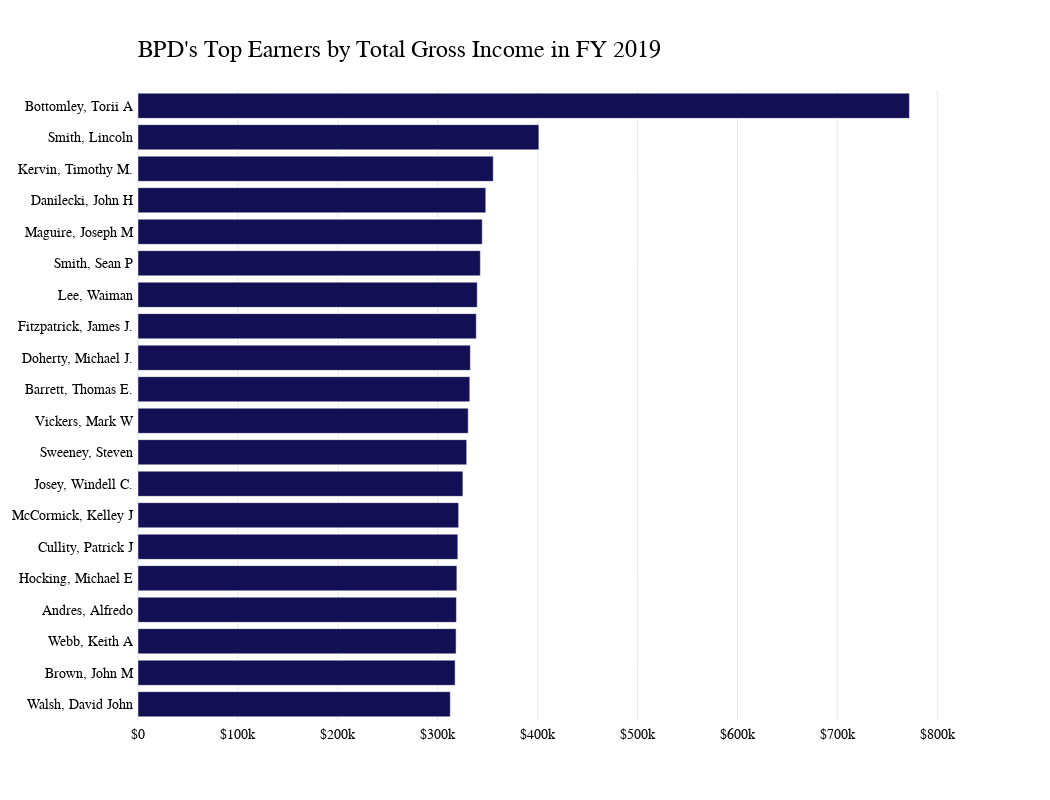

The notebook cell this image was saved under:
### Code cell
# do the above thing but useing plotly

# show all the names on left side remove the name on right side

fig = px.bar(top19_20, x='TOTAL EARNINGS', y='NAME', color='NAME', orientation='h', title='<b>2019 Top Earners<b>', color_discrete_sequence=['#130F54'])
fig.update_layout(showlegend=False)
fig.update_layout(xaxis_title='', yaxis_title='')
fig.update_layout(font_family="GT America Bold")
# change the frount of thing other than title to GT-America-Standard-regular

fig.update_layout(font=dict(family="GT America", size=12, color="#000000"))

# increase the hight of the plot
fig.update_layout(height=600)

# make the background color to be transparent 
fig.update_xaxes(showgrid=True, gridwidth=0.5, gridcolor='LightGray')

# Aesthetic customizations
fig.update_layout(
    plot_bgcolor='rgba(0,0,0,0)',
    font_family="GT America",
    font_color="black",
    font_size=14,
    xaxis_title=None,
    yaxis_title=None,
    xaxis_tickprefix = '$',
    margin=dict(
        l=100,
        r=100,
        b=80,
        t=90,
        pad=4
    ),
    height=800,
    width=1050
)

# Customize title!
fig.update_layout(
    title=go.layout.Title(
        text="BPD's Top Earners by Total Gross Income in FY 2019",
        xref="paper",
        x=0,
        y=.95,
        font_family="GT America Bold",
        font_size=24
    )
)
fig.show()

### Figure 1 — Plotly figure (JSON) as saved in the notebook; plotly's stock layout.template omitted (floating-point values rounded to 4 significant figures)
{"data": [{"alignmentgroup": "True", "hovertemplate": "NAME=%{y}<br>TOTAL EARNINGS=%{x}<extra></extra>", "legendgroup": "Bottomley, Torii A", "marker": {"color": "#130F54", "pattern": {"shape": ""}}, "name": "Bottomley, Torii A", "offsetgroup": "Bottomley, Torii A", "orientation": "h", "showlegend": true, "textposition": "auto", "type": "bar", "x": [772000.0], "xaxis": "x", "y": ["Bottomley, Torii A"], "yaxis": "y"}, {"alignmentgroup": "True", "hovertemplate": "NAME=%{y}<br>TOTAL EARNINGS=%{x}<extra></extra>", "legendgroup": "Smith, Lincoln", "marker": {"color": "#130F54", "pattern": {"shape": ""}}, "name": "Smith, Lincoln", "offsetgroup": "Smith, Lincoln", "orientation": "h", "showlegend": true, "textposition": "auto", "type": "bar", "x": [401200.0], "xaxis": "x", "y": ["Smith, Lincoln"], "yaxis": "y"}, {"alignmentgroup": "True", "hovertemplate": "NAME=%{y}<br>TOTAL EARNINGS=%{x}<extra></extra>", "legendgroup": "Kervin, Timothy M.", "marker": {"color": "#130F54", "pattern": {"shape": ""}}, "name": "Kervin, Timothy M.", "offsetgroup": "Kervin, Timothy M.", "orientation": "h", "showlegend": true, "textposition": "auto", "type": "bar", "x": [355500.0], "xaxis": "x", "y": ["Kervin, Timothy M."], "yaxis": "y"}, {"alignmentgroup": "True", "hovertemplate": "NAME=%{y}<br>TOTAL EARNINGS=%{x}<extra></extra>", "legendgroup": "Danilecki, John H", "marker": {"color": "#130F54", "pattern": {"shape": ""}}, "name": "Danilecki, John H", "offsetgroup": "Danilecki, John H", "orientation": "h", "showlegend": true, "textposition": "auto", "type": "bar", "x": [348100.0], "xaxis": "x", "y": ["Danilecki, John H"], "yaxis": "y"}, {"alignmentgroup": "True", "hovertemplate": "NAME=%{y}<br>TOTAL EARNINGS=%{x}<extra></extra>", "legendgroup": "Maguire, Joseph M", "marker": {"color": "#130F54", "pattern": {"shape": ""}}, "name": "Maguire, Joseph M", "offsetgroup": "Maguire, Joseph M", "orientation": "h", "showlegend": true, "textposition": "auto", "type": "bar", "x": [344500.0], "xaxis": "x", "y": ["Maguire, Joseph M"], "yaxis": "y"}, {"alignmentgroup": "True", "hovertemplate": "NAME=%{y}<br>TOTAL EARNINGS=%{x}<extra></extra>", "legendgroup": "Smith, Sean P", "marker": {"color": "#130F54", "pattern": {"shape": ""}}, "name": "Smith, Sean P", "offsetgroup": "Smith, Sean P", "orientation": "h", "showlegend": true, "textposition": "auto", "type": "bar", "x": [342600.0], "xaxis": "x", "y": ["Smith, Sean P"], "yaxis": "y"}, {"alignmentgroup": "True", "hovertemplate": "NAME=%{y}<br>TOTAL EARNINGS=%{x}<extra></extra>", "legendgroup": "Lee, Waiman", "marker": {"color": "#130F54", "pattern": {"shape": ""}}, "name": "Lee, Waiman", "offsetgroup": "Lee, Waiman", "orientation": "h", "showlegend": true, "textposition": "auto", "type": "bar", "x": [339500.0], "xaxis": "x", "y": ["Lee, Waiman"], "yaxis": "y"}, {"alignmentgroup": "True", "hovertemplate": "NAME=%{y}<br>TOTAL EARNINGS=%{x}<extra></extra>", "legendgroup": "Fitzpatrick, James J.", "marker": {"color": "#130F54", "pattern": {"shape": ""}}, "name": "Fitzpatrick, James J.", "offsetgroup": "Fitzpatrick, James J.", "orientation": "h", "showlegend": true, "textposition": "auto", "type": "bar", "x": [338600.0], "xaxis": "x", "y": ["Fitzpatrick, James J."], "yaxis": "y"}, {"alignmentgroup": "True", "hovertemplate": "NAME=%{y}<br>TOTAL EARNINGS=%{x}<extra></extra>", "legendgroup": "Doherty, Michael J.", "marker": {"color": "#130F54", "pattern": {"shape": ""}}, "name": "Doherty, Michael J.", "offsetgroup": "Doherty, Michael J.", "orientation": "h", "showlegend": true, "textposition": "auto", "type": "bar", "x": [332600.0], "xaxis": "x", "y": ["Doherty, Michael J."], "yaxis": "y"}, {"alignmentgroup": "True", "hovertemplate": "NAME=%{y}<br>TOTAL EARNINGS=%{x}<extra></extra>", "legendgroup": "Barrett, Thomas E.", "marker": {"color": "#130F54", "pattern": {"shape": ""}}, "name": "Barrett, Thomas E.", "offsetgroup": "Barrett, Thomas E.", "orientation": "h", "showlegend": true, "textposition": "auto", "type": "bar", "x": [332100.0], "xaxis": "x", "y": ["Barrett, Thomas E."], "yaxis": "y"}, {"alignmentgroup": "True", "hovertemplate": "NAME=%{y}<br>TOTAL EARNINGS=%{x}<extra></extra>", "legendgroup": "Vickers, Mark W", "marker": {"color": "#130F54", "pattern": {"shape": ""}}, "name": "Vickers, Mark W", "offsetgroup": "Vickers, Mark W", "orientation": "h", "showlegend": true, "textposition": "auto", "type": "bar", "x": [330500.0], "xaxis": "x", "y": ["Vickers, Mark W"], "yaxis": "y"}, {"alignmentgroup": "True", "hovertemplate": "NAME=%{y}<br>TOTAL EARNINGS=%{x}<extra></extra>", "legendgroup": "Sweeney, Steven", "marker": {"color": "#130F54", "pattern": {"shape": ""}}, "name": "Sweeney, Steven", "offsetgroup": "Sweeney, Steven", "orientation": "h", "showlegend": true, "textposition": "auto", "type": "bar", "x": [329000.0], "xaxis": "x", "y": ["Sweeney, Steven"], "yaxis": "y"}, {"alignmentgroup": "True", "hovertemplate": "NAME=%{y}<br>TOTAL EARNINGS=%{x}<extra></extra>", "legendgroup": "Josey, Windell C.", "marker": {"color": "#130F54", "pattern": {"shape": ""}}, "name": "Josey, Windell C.", "offsetgroup": "Josey, Windell C.", "orientation": "h", "showlegend": true, "textposition": "auto", "type": "bar", "x": [325200.0], "xaxis": "x", "y": ["Josey, Windell C."], "yaxis": "y"}, {"alignmentgroup": "True", "hovertemplate": "NAME=%{y}<br>TOTAL EARNINGS=%{x}<extra></extra>", "legendgroup": "McCormick, Kelley J", "marker": {"color": "#130F54", "pattern": {"shape": ""}}, "name": "McCormick, Kelley J", "offsetgroup": "McCormick, Kelley J", "orientation": "h", "showlegend": true, "textposition": "auto", "type": "bar", "x": [320900.0], "xaxis": "x", "y": ["McCormick, Kelley J"], "yaxis": "y"}, {"alignmentgroup": "True", "hovertemplate": "NAME=%{y}<br>TOTAL EARNINGS=%{x}<extra></extra>", "legendgroup": "Cullity, Patrick J", "marker": {"color": "#130F54", "pattern": {"shape": ""}}, "name": "Cullity, Patrick J", "offsetgroup": "Cullity, Patrick J", "orientation": "h", "showlegend": true, "textposition": "auto", "type": "bar", "x": [320100.0], "xaxis": "x", "y": ["Cullity, Patrick J"], "yaxis": "y"}, {"alignmentgroup": "True", "hovertemplate": "NAME=%{y}<br>TOTAL EARNINGS=%{x}<extra></extra>", "legendgroup": "Hocking, Michael E", "marker": {"color": "#130F54", "pattern": {"shape": ""}}, "name": "Hocking, Michael E", "offsetgroup": "Hocking, Michael E", "orientation": "h", "showlegend": true, "textposition": "auto", "type": "bar", "x": [319100.0], "xaxis": "x", "y": ["Hocking, Michael E"], "yaxis": "y"}, {"alignmentgroup": "True", "hovertemplate": "NAME=%{y}<br>TOTAL EARNINGS=%{x}<extra></extra>", "legendgroup": "Andres, Alfredo", "marker": {"color": "#130F54", "pattern": {"shape": ""}}, "name": "Andres, Alfredo", "offsetgroup": "Andres, Alfredo", "orientation": "h", "showlegend": true, "textposition": "auto", "type": "bar", "x": [318700.0], "xaxis": "x", "y": ["Andres, Alfredo"], "yaxis": "y"}, {"alignmentgroup": "True", "hovertemplate": "NAME=%{y}<br>TOTAL EARNINGS=%{x}<extra></extra>", "legendgroup": "Webb, Keith A", "marker": {"color": "#130F54", "pattern": {"shape": ""}}, "name": "Webb, Keith A", "offsetgroup": "Webb, Keith A", "orientation": "h", "showlegend": true, "textposition": "auto", "type": "bar", "x": [318300.0], "xaxis": "x", "y": ["Webb, Keith A"], "yaxis": "y"}, {"alignmentgroup": "True", "hovertemplate": "NAME=%{y}<br>TOTAL EARNINGS=%{x}<extra></extra>", "legendgroup": "Brown, John M", "marker": {"color": "#130F54", "pattern": {"shape": ""}}, "name": "Brown, John M", "offsetgroup": "Brown, John M", "orientation": "h", "showlegend": true, "textposition": "auto", "type": "bar", "x": [317400.0], "xaxis": "x", "y": ["Brown, John M"], "yaxis": "y"}, {"alignmentgroup": "True", "hovertemplate": "NAME=%{y}<br>TOTAL EARNINGS=%{x}<extra></extra>", "legendgroup": "Walsh, David John", "marker": {"color": "#130F54", "pattern": {"shape": ""}}, "name": "Walsh, David John", "offsetgroup": "Walsh, David John", "orientation": "h", "showlegend": true, "textposition": "auto", "type": "bar", "x": [312600.0], "xaxis": "x", "y": ["Walsh, David John"], "yaxis": "y"}], "layout": {"barmode": "relative", "font": {"color": "black", "family": "GT America", "size": 14}, "height": 800, "legend": {"title": {"text": "NAME"}, "tracegroupgap": 0}, "margin": {"b": 80, "l": 100, "pad": 4, "r": 100, "t": 90}, "plot_bgcolor": "rgba(0,0,0,0)", "showlegend": false, "title": {"font": {"family": "GT America Bold", "size": 24}, "text": "BPD's Top Earners by Total Gross Income in FY 2019", "x": 0, "xref": "paper", "y": 0.95}, "width": 1050, "xaxis": {"anchor": "y", "domain": [0, 1], "gridcolor": "LightGray", "gridwidth": 0.5, "showgrid": true, "tickprefix": "$", "title": {}}, "yaxis": {"anchor": "x", "categoryarray": ["Walsh, David John", "Brown, John M", "Webb, Keith A", "Andres, Alfredo", "Hocking, Michael E", "Cullity, Patrick J", "McCormick, Kelley J", "Josey, Windell C.", "Sweeney, Steven", "Vickers, Mark W", "Barrett, Thomas E.", "Doherty, Michael J.", "Fitzpatrick, James J.", "Lee, Waiman", "Smith, Sean P", "Maguire, Joseph M", "Danilecki, John H", "Kervin, Timothy M.", "Smith, Lincoln", "Bottomley, Torii A"], "categoryorder": "array", "domain": [0, 1], "title": {}}}}
